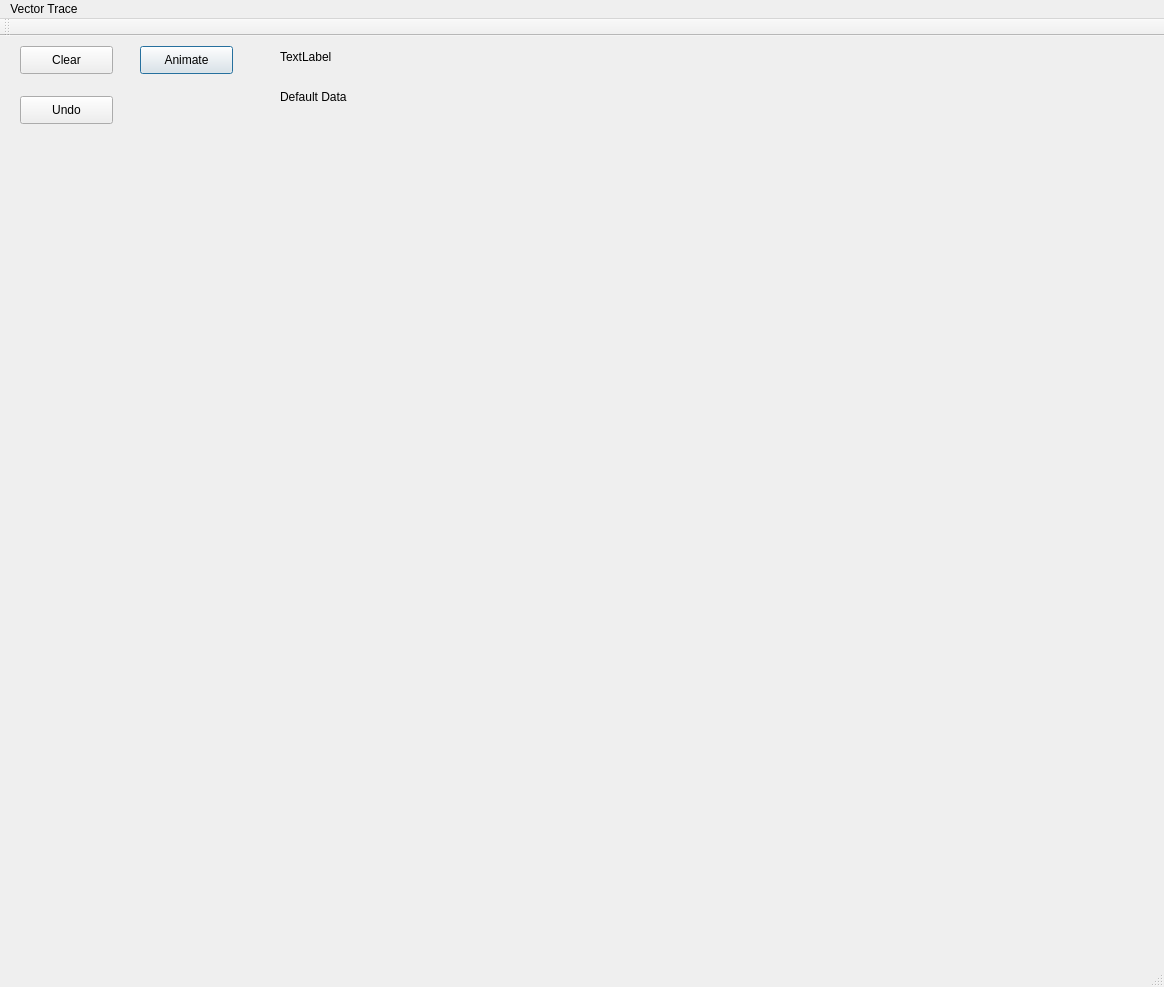
<?xml version="1.0" encoding="UTF-8"?>
<ui version="4.0">
 <class>MainWindow</class>
 <widget class="QMainWindow" name="MainWindow">
  <property name="geometry">
   <rect>
    <x>0</x>
    <y>0</y>
    <width>1164</width>
    <height>987</height>
   </rect>
  </property>
  <property name="windowTitle">
   <string>Vector Trace</string>
  </property>
  <widget class="QWidget" name="centralWidget">
   <widget class="QPushButton" name="pushClear">
    <property name="geometry">
     <rect>
      <x>20</x>
      <y>10</y>
      <width>93</width>
      <height>28</height>
     </rect>
    </property>
    <property name="text">
     <string>Clear</string>
    </property>
   </widget>
   <widget class="QPushButton" name="pushAnimate">
    <property name="geometry">
     <rect>
      <x>140</x>
      <y>10</y>
      <width>93</width>
      <height>28</height>
     </rect>
    </property>
    <property name="text">
     <string>Animate</string>
    </property>
    <property name="default">
     <bool>true</bool>
    </property>
   </widget>
   <widget class="dispWidget" name="displayW" native="true">
    <property name="geometry">
     <rect>
      <x>20</x>
      <y>130</y>
      <width>970</width>
      <height>781</height>
     </rect>
    </property>
    <property name="mouseTracking">
     <bool>true</bool>
    </property>
   </widget>
   <widget class="CoordLabel" name="labelCoords">
    <property name="geometry">
     <rect>
      <x>280</x>
      <y>10</y>
      <width>631</width>
      <height>21</height>
     </rect>
    </property>
    <property name="text">
     <string>TextLabel</string>
    </property>
   </widget>
   <widget class="CoordLabel" name="extraInfo">
    <property name="geometry">
     <rect>
      <x>280</x>
      <y>50</y>
      <width>631</width>
      <height>21</height>
     </rect>
    </property>
    <property name="text">
     <string>Default Data</string>
    </property>
   </widget>
   <widget class="QPushButton" name="pushUndo">
    <property name="geometry">
     <rect>
      <x>20</x>
      <y>60</y>
      <width>93</width>
      <height>28</height>
     </rect>
    </property>
    <property name="text">
     <string>Undo</string>
    </property>
   </widget>
  </widget>
  <widget class="QToolBar" name="mainToolBar">
   <attribute name="toolBarArea">
    <enum>TopToolBarArea</enum>
   </attribute>
   <attribute name="toolBarBreak">
    <bool>false</bool>
   </attribute>
  </widget>
  <widget class="QStatusBar" name="statusBar"/>
  <widget class="QMenuBar" name="menuBar">
   <property name="geometry">
    <rect>
     <x>0</x>
     <y>0</y>
     <width>1164</width>
     <height>26</height>
    </rect>
   </property>
   <widget class="QMenu" name="menuVector_Trace">
    <property name="title">
     <string>Vector Trace</string>
    </property>
   </widget>
   <addaction name="menuVector_Trace"/>
  </widget>
 </widget>
 <layoutdefault spacing="6" margin="11"/>
 <customwidgets>
  <customwidget>
   <class>dispWidget</class>
   <extends>QWidget</extends>
   <header>dispwidget.h</header>
   <container>1</container>
  </customwidget>
  <customwidget>
   <class>CoordLabel</class>
   <extends>QLabel</extends>
   <header>coordlabel.h</header>
  </customwidget>
 </customwidgets>
 <resources/>
 <connections/>
</ui>
